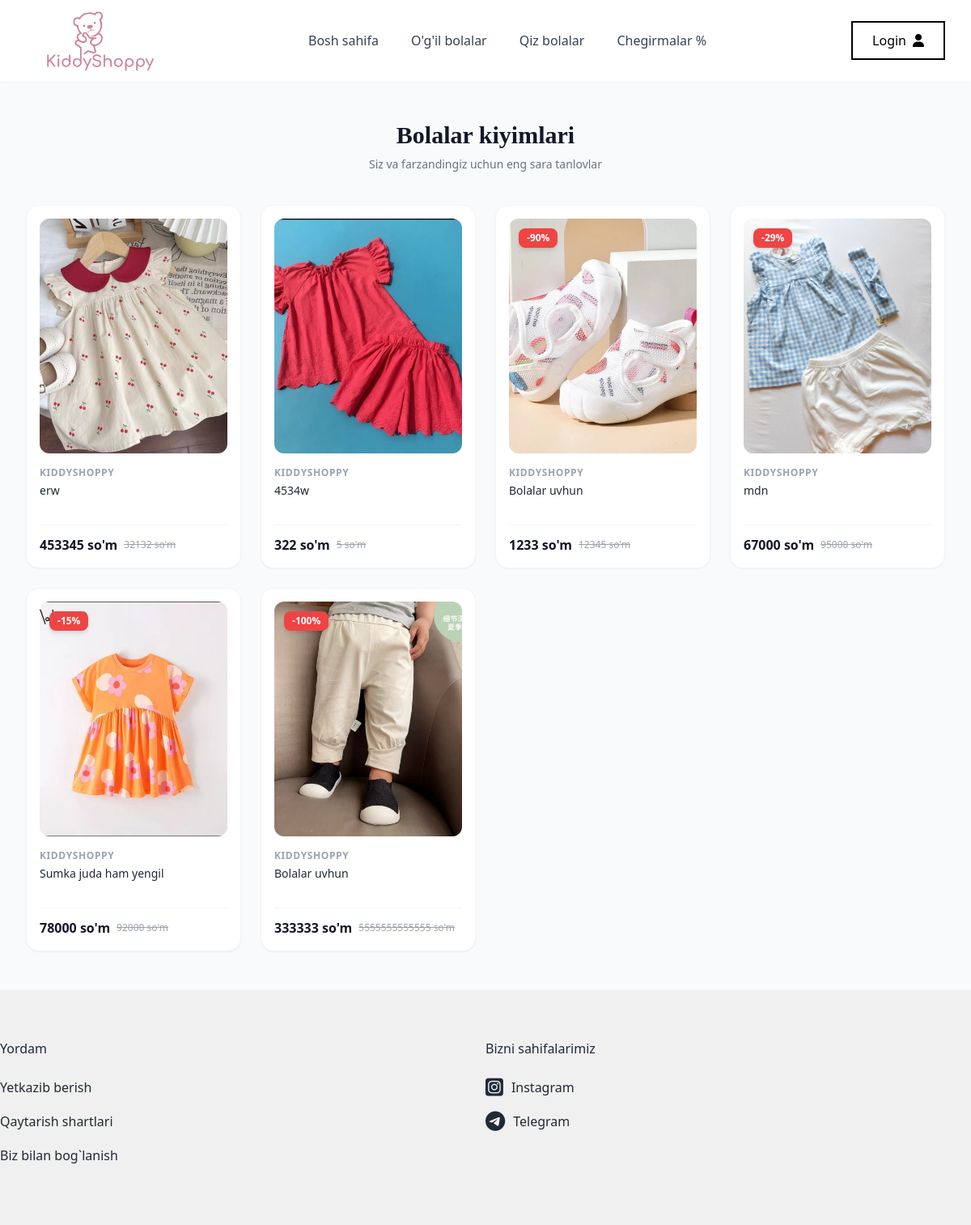
Page /filter/qiz/ on the earlier database version.
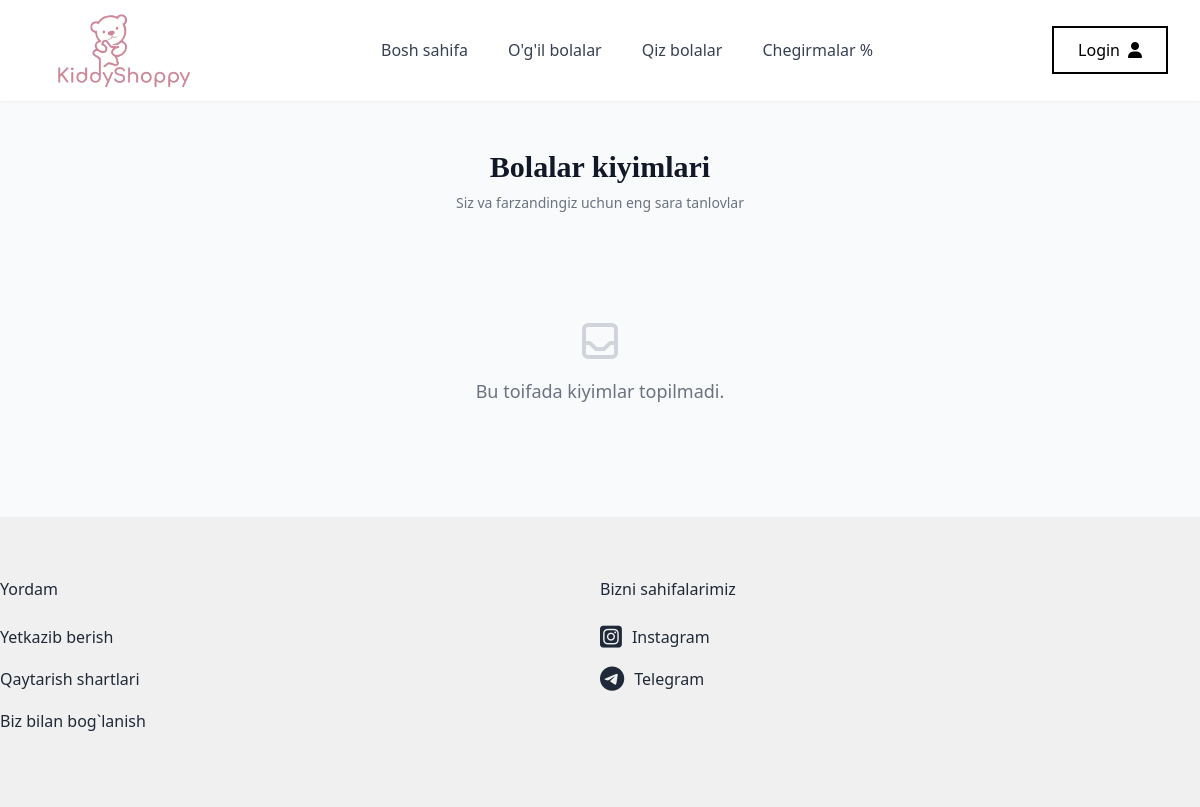
Same page on the later database version.
### base/models.py (models this page shows, shortened)
class Main_Kiyim(models.Model):
    YOSH_CHOICES = [
        ('1', '1 oylik'),
        ('2', '2 oylik'),
        ('3', '3 oylik'),
        ('4', '4 oylik'),
        ('5', '5 oylik'),
        ('6', '6 oylik'),
        ('7', '7 oylik'),
        ('8', '8 oylik'),
        ('9', '9 oylik'),
        ('9', '9 oylik'),
        ('10', '10 oylik'),             # ✅ Qo‘shildi
        ('11', '11 oylik'),             # ✅ Qo‘shildi
        ('12', '12 oylik'),             # ✅ Qo‘shildi
        ('13', '1 yosh'),               # ✅
        ('14', '2 yosh'),               # ✅
        ('15', '3 yosh'),
        ('16', '4 yosh'),
    ]
    yoshi = models.CharField(
        max_length=2,
        choices=YOSH_CHOICES,
        blank=True,
        null=True,
        verbose_name="Bolalar yoshi"
    )
    GENDER_CHOICES = [
        ('qiz', 'Qiz bola'),
        ('ogil', 'O‘g‘il bola'),
    ]
    jinsi = models.CharField(
        max_length=5,
        choices=GENDER_CHOICES,
        default='qiz',
        verbose_name="Jinsi",
        help_text="Qiz bola yoki o‘g‘il bola uchun"
    )
    BALAND_CHOICES = [
    ('40', '40 sm'),
    ('45', '45 sm'),
    ('50', '50 sm'),
    ('55', '55 sm'),
    ('60', '60 sm'),
    ('65', '65 sm'),
    ('70', '70 sm'),
]
    KG_CHOICES = [
    ('2', '2 kg'),
    ('2.5', '2.5 kg'),
    ('3', '3 kg'),
    ('3.5', '3.5 kg'),
    ('4', '4 kg'),
    ('4.5', '4.5 kg'),
    ('5', '5 kg'),
    ]
    pre_balandligi = models.CharField("PRE balandligi", max_length=50,     choices=BALAND_CHOICES, blank=True, null=True)
    pre_kilogrami = models.CharField("PRE kilogrami", max_length=50, choices=KG_CHOICES,    blank=True, null=True)
    nb_balandligi = models.CharField("NB balandligi", max_length=50, choices=BALAND_CHOICES,    blank=True, null=True)
    nb_kilogrami = models.CharField("NB kilogrami", max_length=50, choices=KG_CHOICES,  blank=True, null=True)
    m3_balandligi = models.CharField("3M balandligi", max_length=50, choices=BALAND_CHOICES,    blank=True, null=True)
    m3_kilogrami = models.CharField("3M kilogrami", max_length=50, choices=KG_CHOICES,  blank=True, null=True)
    m6_balandligi = models.CharField("6M balandligi", max_length=50, choices=BALAND_CHOICES,    blank=True, null=True)
    m6_kilogrami = models.CharField("6M kilogrami", max_length=50, choices=KG_CHOICES,  blank=True, null=True)
    m9_balandligi = models.CharField("9M balandligi", max_length=50, choices=BALAND_CHOICES,    blank=True, null=True)
    m9_kilogrami = models.CharField("9M kilogrami", max_length=50, choices=KG_CHOICES,  blank=True, null=True)
    main_img = models.ImageField(upload_to='kiyimlar/', blank=True, null=True)
    birinchi_img = models.ImageField(upload_to='kiyimlar/', blank=True, null=True)
    ikkinchi_img = models.ImageField(upload_to='kiyimlar/', blank=True, null=True)
    uchinchi_img = models.ImageField(upload_to='kiyimlar/', blank=True, null=True)
    tortinchi_img = models.ImageField(upload_to='kiyimlar/', blank=True, null=True)
    beshinchi_img = models.ImageField(upload_to='kiyimlar/', blank=True, null=True)
    oltinchi_img = models.ImageField(upload_to='kiyimlar/', blank=True, null=True)
    tavsifi = models.CharField(max_length=100)
    narhi = models.PositiveIntegerField()
    skidkasi = models.PositiveIntegerField(
    blank=True,
    null=True,
    verbose_name="Chegirma (%)",
    help_text="Chegirma foizi, agar yo'q bo‘lsa bo‘sh qoldiring"
    )
    kiyim_haqida = models.TextField(null=True, blank=True)
    birinchi_xususiyati = models.CharField(max_length=50, null=True, blank=True)
    ikkinchi_xususiyati = models.CharField(max_length=50, null=True, blank=True)
    uchunchi_xususiyati = models.CharField(max_length=50, null=True, blank=True)
    tortinchi_xususiyati = models.CharField(max_length=50, null=True, blank=True)
    beshinchi_xususiyati = models.CharField(max_length=50, null=True, blank=True)
    oltinchi_xususiyati = models.CharField(max_length=50, null=True, blank=True)
    class Meta:
        verbose_name = "Asosiy kiyim"
        verbose_name_plural = "Asosiy kiyimlar"
        ordering = ['-id']
    @property
    def chegirma_foizi(self):
        if self.narhi and self.skidkasi and self.skidkasi > self.narhi:
            return round(((self.skidkasi - self.narhi) / self.skidkasi) * 100)
        return 0

### base/views.py (the view)
# urls.py: path('filter/<str:jinsi>/', kiyimlar_view, name='jins_filter'),
def kiyimlar_view(request, jinsi=None):
    if jinsi in ['qiz', 'ogil']:
        kiyimlar = Main_Kiyim.objects.filter(jinsi=jinsi)
    else:
        kiyimlar = Main_Kiyim.objects.all()
    return render(request, 'kiyimlar.html', {
        'kiyimlar': kiyimlar,
        'tanlangan_jins': jinsi
    })

### base/templates/kiyimlar.html (shortened to what this page needs)
{% extends 'base.html' %}
{% load static %}
{% block content %}
<section class="max-w-7xl mx-auto px-4 sm:px-6 lg:px-8 py-12">
    <div class="text-center mb-10">
        <h2 class="text-3xl font-bold font-['League_Spartan'] text-gray-900">Bolalar kiyimlari</h2>
        <p class="text-gray-500 text-sm mt-2">Siz va farzandingiz uchun eng sara tanlovlar</p>
    </div>
    <div class="grid grid-cols-1 sm:grid-cols-2 md:grid-cols-3 lg:grid-cols-4 gap-6">
        {% for kiyim in kiyimlar %}
        <div class="bg-white rounded-2xl p-4 shadow-sm hover:shadow-xl transition-all duration-300 border border-gray-100 group flex flex-col justify-between">
            <a href="{% url 'detail' kiyim.id %}" class="block">
                <div class="relative overflow-hidden rounded-xl aspect-[4/5] bg-gray-100 mb-4">
                    <img src="{{ kiyim.main_img.url }}" alt="baby-clothes" class="w-full h-full object-cover object-center group-hover:scale-105 transition-transform duration-500" loading="lazy">
                    {% if kiyim.chegirma_foizi > 0 %}
                    <span class="absolute top-3 left-3 bg-red-500 text-white text-xs font-bold px-2.5 py-1 rounded-lg shadow-md">
                        -{{ kiyim.chegirma_foizi }}%
                    </span>
                    {% endif %}
                </div>
                <h4 class="text-xs font-semibold text-gray-400 uppercase tracking-wider mb-1">KiddyShoppy</h4>
                <h3 class="text-sm font-medium text-gray-800 line-clamp-2 min-h-[40px] group-hover:text-brand-600 transition-colors mb-3">
                    {{ kiyim.tavsifi }}
                </h3>
            </a>
            <div class="flex items-center justify-between pt-3 border-t border-gray-100 mt-auto">
                <div class="flex items-center gap-2">
                    <span class="text-base font-bold text-gray-900">{{ kiyim.narhi }} so'm</span>
                    {% if kiyim.skidkasi %}
                    <span class="text-xs text-gray-400 line-through">{{ kiyim.skidkasi }} so'm</span>
                    {% endif %}
                </div>
            </div>
        </div>
        {% empty %}
        <div class="col-span-full py-16 text-center text-gray-400">
            <p class="text-lg font-medium text-gray-500">Bu toifada kiyimlar topilmadi.</p>
        </div>
        {% endfor %}
    </div>
</section>
{% endblock %}

Differences in the rows shown:
removed Main_Kiyim: main_img (picture), tavsifi "erw", narhi "453345", skidkasi "32132"
removed Main_Kiyim: main_img (picture), tavsifi "4534w", narhi "322", skidkasi "5"
removed Main_Kiyim: main_img (picture), chegirma_foizi "90", tavsifi "Bolalar uvhun", narhi "1233", skidkasi "12345"
removed Main_Kiyim: main_img (picture), chegirma_foizi "29", tavsifi "mdn", narhi "67000", skidkasi "95000"
removed Main_Kiyim: main_img (picture), chegirma_foizi "15", tavsifi "Sumka juda ham yengil", narhi "78000", skidkasi "92000"
removed Main_Kiyim: main_img (picture), chegirma_foizi "100", tavsifi "Bolalar uvhun", narhi "333333", skidkasi "5555555555555"
Other differences:
text now shown: "Bu toifada kiyimlar topilmadi."
